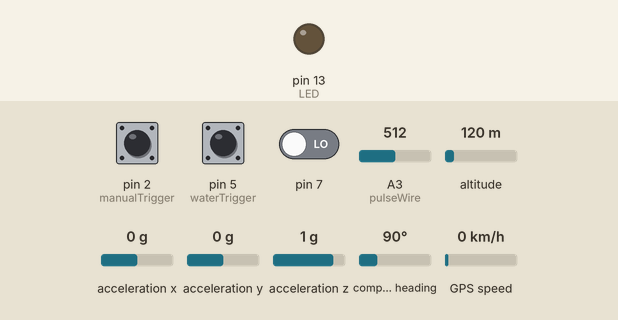
Simulated run of this sketch. Board: Arduino Uno, built with avr-gcc and run on an emulated ATmega328P. Shown: output pins drawn as LEDs (lit = HIGH). The inputs (shaded band) are chosen by the test bench; at power-on: pin 2 (manualTrigger) HIGH, pin 5 (waterTrigger) HIGH, pin 7 LOW, A3 (pulseWire) = 512, altitude 120 m, acceleration x 0 g, acceleration y 0 g, acceleration z 1 g, compass heading 90°, GPS speed 0 km/h. The GPS gets a fix after 3 s at 37.7749, -122.4194 with 8 satellites.

Above: at 1.2 s.
1.3 s: pin 2 (manualTrigger) pulled LOW for 0.15 s
At 1.6 s:
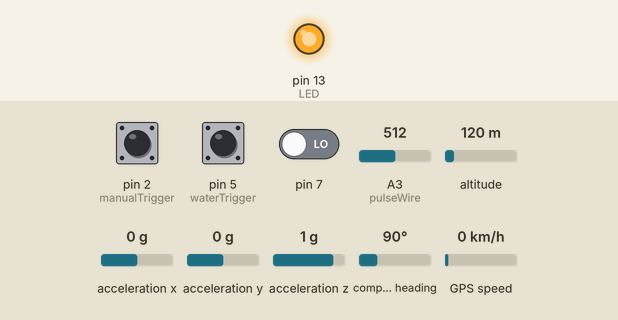
Timing chart, 0 to 4.3 s (numbered marks = the images above; inputs shaded):
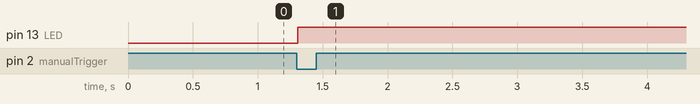

Measured:
- after the input at 1.3 s, pin 13 (LED): LOW → HIGH at once

The sketch:

MCC.ino
```cpp
#define USE_ARDUINO_INTERRUPTS true
#include <MMA7660.h>
#include <Wire.h>
#include <TinyGPS++.h>
#include <SoftwareSerial.h>
//#include <PulseSensorPlayground.h>
MMA7660 acc;

// Definitions of Sensor Recieve and Transmit pins
static const int GpsRXPin = 4, GpsTXPin = 3, HC12RXPin = 10, HC12TXPin = 11, manualTrigger = 2, pulseWire = A3, LED = 13, waterTrigger = 5;
static const int BaudRate = 9600;
static const int uid = 1;
static const int freeFallDetectionLimit = 200;
static int fallLength = 0;
static int counter = 10;
int xHistory[10] = {0, 0, 0, 0, 0, 0, 0, 0, 0, 0};
int yHistory[10] = {0, 0, 0, 0, 0, 0, 0, 0, 0, 0};
int zHistory[10] = {0, 0, 0, 0, 0, 0, 0, 0, 0, 0};
int xTotal = 0;
int yTotal = 0;
int zTotal = 0;
int gTotal = 0;

TinyGPSPlus gps;
SoftwareSerial HC12(HC12RXPin, HC12TXPin); //RX, TX
SoftwareSerial ss(GpsRXPin,  GpsTXPin);
boolean Manual_safe = true;
int beat;
//int threshold = 550;


// FUNCTIONS
void send_gps() {

  while (ss.available() > 0)
    if (gps.encode(ss.read()))
      if (gps.location.isValid())
      {
        HC12.print(String(uid) + ";G;" + String(gps.location.lat(), 6) + ";" + String(gps.location.lng(), 6) + "\n");
      }
      else
      {
        HC12.print(String(uid) + ";G;err;sig\n");
      }

  if (millis() > 1000 && gps.charsProcessed() < 10)
  {
    HC12.print(String(uid) + ";G;err;dev\n");
    while (true);
  }
}

void detectFall() {
  int8_t x, y, z;
  acc.getXYZ(&x, &y, &z);

  // Total is het totaal van de afgelopen 10 waarden. History is een Array met deze 10 waarden. gTotal is het totaal van X Y en Z as
  // ipv elke loop 10 waarden op te tellen wordt de waarde die zal veranderen uit het totaal gehaald en de nieuwe waarde in het totaal bijgeteld.
  // resultaat een totaal van 8 bewerkingen inplaats van 32.

  xTotal = xTotal - xHistory[counter];
  yTotal = yTotal - yHistory[counter];
  zTotal = zTotal - zHistory[counter];
  xHistory[counter] = x;
  yHistory[counter] = y;
  zHistory[counter] = z;
  xTotal = xTotal + xHistory[counter];
  yTotal = yTotal + yHistory[counter];
  zTotal = zTotal + zHistory[counter];
  gTotal = abs(xTotal) + abs(yTotal) + abs(zTotal);

  //Sectie Freefall detection
  if (gTotal < freeFallDetectionLimit) { //freefall triggered
    fallLength = fallLength + 1;
    //HC12.print(String(uid) + ";F;ff;" + String(gTotal) + "\n");
  } else if (fallLength) {
    if (fallLength > 10 && yTotal < 200 ) {
      if (abs(xTotal) > abs(yTotal)) {
        // x groter als y
        if (abs(xTotal) > abs(zTotal)) {
          //x is de grootste
          if (xTotal > 0) {
            HC12.print(String(uid) + ";F;ff;1;" + String(fallLength) + "\n");
            Serial.println("postieve x");
          } else {
            HC12.print(String(uid) + ";F;ff;2;" + String(fallLength) + "\n");
            Serial.println("negatieve x");
          }
        } else {
          //z is de grootste
          if (zTotal > 0) {
            HC12.print(String(uid) + ";F;ff;3;" + String(fallLength) + "\n");
          } else {
            HC12.print(String(uid) + ";F;ff;4;" + String(fallLength) + "\n");
          }
        }
      } else {
        // y groter als x
        if (abs(yTotal) > abs(zTotal)) {
          //y is de grootste
          if (yTotal > 0) {
            HC12.print(String(uid) + ";F;ff;5;" + String(fallLength) + "\n");
          } else {
            HC12.print(String(uid) + ";F;ff;6;" + String(fallLength) + "\n");
          }
        } else {
          //z is de grootste
          if (zTotal > 0) {
            HC12.print(String(uid) + ";F;ff;3;" + String(fallLength) + "\n");
          } else {
            HC12.print(String(uid) + ";F;ff;4;" + String(fallLength) + "\n");
          }
        }
      }
      fallLength = 0;
    }
  }
}


// x(blue) = up y(red) = right  z(green) == back
//Serial.println (String(x) +" "+ String(y) +" "+ String(z));

void send_bpm() {
  beat = analogRead(pulseWire);
  //if(beat > threshold){                          // If the signal is above "550", then "turn-on" Arduino's on-Board LED.
  //Serial.println(beat);
  //}
  delay(1);
}

void manual_alert() {
  if (Manual_safe == true && !digitalRead(7)) {
    HC12.print(String(uid) + ";M;p\n");
    digitalWrite(LED, HIGH);
    Manual_safe = false;
    delay(250);
  }
}

void water() {
  if (digitalRead(waterTrigger) == LOW) {
    HC12.print(String(uid) + ";W;w\n");
    digitalWrite(LED, HIGH);
  }
}

void setup() {
  Serial.begin(BaudRate);
  HC12.begin(BaudRate); // HC Baudrate
  ss.begin(BaudRate);
  acc.init();
  pinMode(manualTrigger, INPUT_PULLUP); // Manual Lever
  pinMode(waterTrigger, INPUT); // wet
  pinMode(LED, OUTPUT);
  delay(5);
  attachInterrupt(digitalPinToInterrupt(manualTrigger), manual_alert, LOW);
  HC12.print(String(uid) + ";J;init\n");
}

void loop() {
  if (counter == 0) {
    counter = 10;
    send_gps();
    water();
    send_bpm();
  }
  counter = counter - 1;
  detectFall();
  delay(100);
}
```
